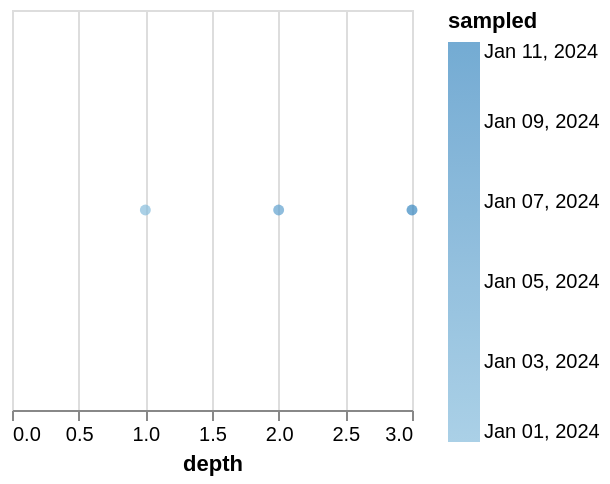

Source (Vega-Lite JSON):
### Vega-Lite specification from a JSON file in a GitHub repository (floating-point values rounded to 4 significant figures)
{"$schema": "https://vega.github.io/schema/vega-lite/v5.json", "width": 200, "height": 200, "data": {"values": [{"sampled": "2024-01-01", "depth": 1}, {"sampled": "2024-01-06", "depth": 2}, {"sampled": "2024-01-11", "depth": 3}]}, "mark": "circle", "encoding": {"x": {"field": "depth", "type": "quantitative"}, "color": {"field": "sampled", "type": "temporal"}}}
